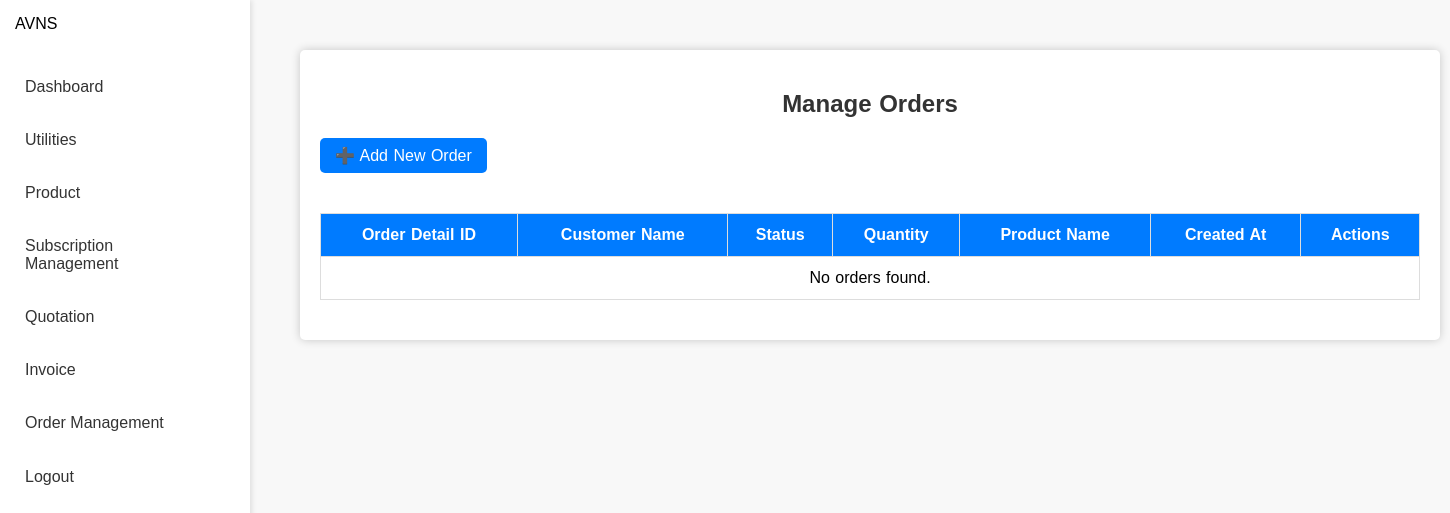
/Sub_Admin/manage_order.php, run on an earlier commit of the app's database.
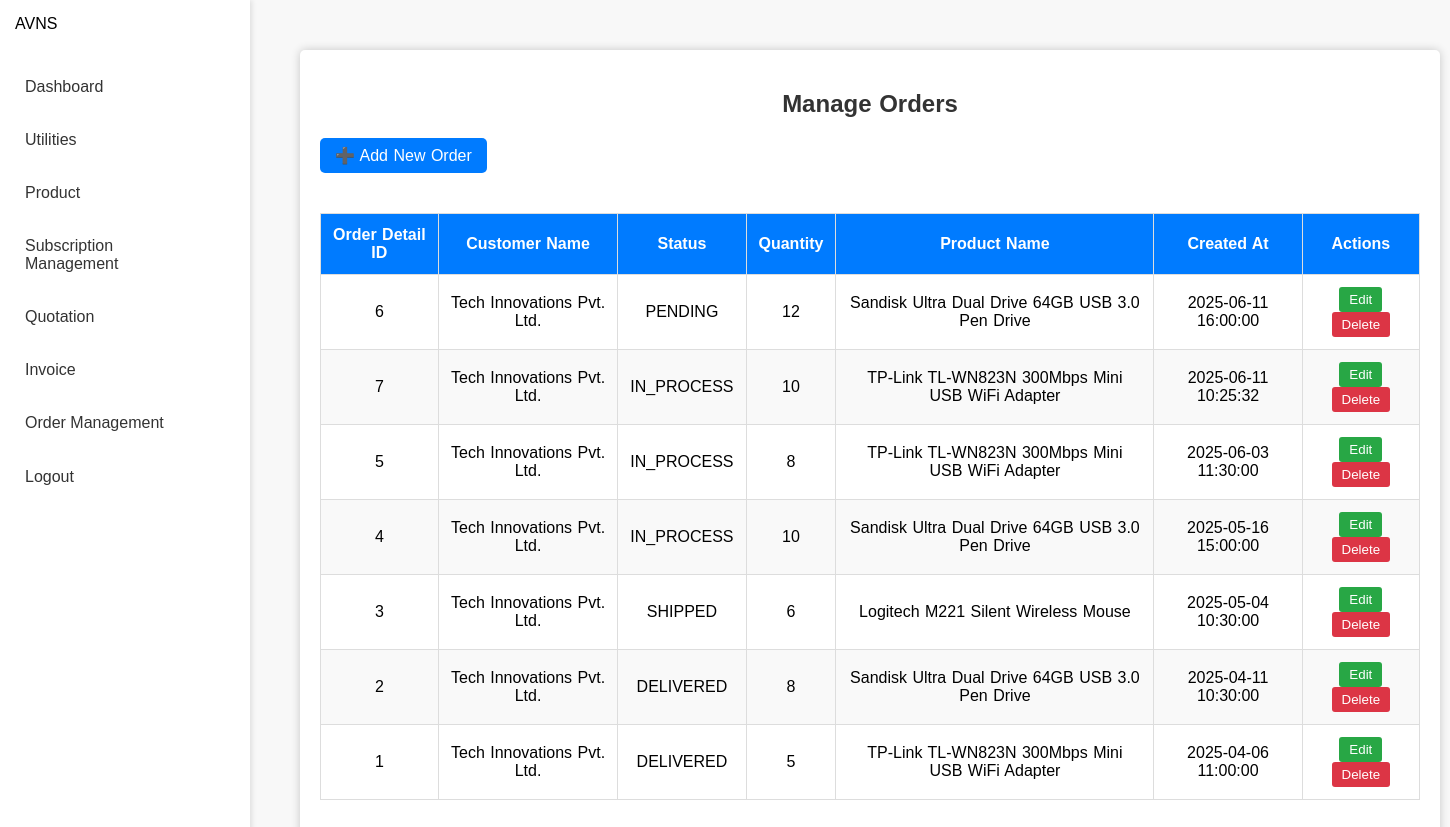
And on a later commit of the database.
### tables this page shows
CREATE TABLE `order_details` (
  `id` int(11) NOT NULL,
  `customerId` int(11) NOT NULL,
  `status` enum('PENDING','IN_PROCESS','SHIPPED','DELIVERED') NOT NULL,
  `createdAt` datetime DEFAULT current_timestamp(),
  `updatedAt` datetime DEFAULT NULL ON UPDATE current_timestamp(),
  `productId` int(11) DEFAULT NULL,
  `quantity` int(11) DEFAULT NULL,
  `custom_product_name` varchar(255) DEFAULT NULL,
  `payment_status` enum('pending','paid','failed') DEFAULT 'pending',
  `razorpay_order_id` varchar(255) DEFAULT NULL,
  `razorpay_payment_id` varchar(255) DEFAULT NULL,
  `razorpay_signature` varchar(255) DEFAULT NULL,
  `amount` decimal(10,2) DEFAULT NULL
);

CREATE TABLE `customerdistributor` (
  `id` int(11) NOT NULL,
  `companyName` varchar(255) NOT NULL,
  `mailId` varchar(255) NOT NULL,
  `gstType` enum('REGISTERED','UNREGISTERED') NOT NULL,
  `gstNo` varchar(50) DEFAULT NULL,
  `size` enum('SMALL','MEDIUM','LARGE') NOT NULL,
  `address` varchar(255) NOT NULL,
  `itAdmin` varchar(255) NOT NULL,
  `purchase` varchar(255) NOT NULL,
  `ownerName` varchar(255) NOT NULL,
  `mobileNo` varchar(20) NOT NULL,
  `image` varchar(255) DEFAULT NULL,
  `createdAt` datetime DEFAULT current_timestamp(),
  `updatedAt` datetime DEFAULT NULL ON UPDATE current_timestamp(),
  `password` varchar(255) NOT NULL,
  `sectorId` int(11) NOT NULL,
  `otp` varchar(6) DEFAULT NULL,
  `otp_expiry` datetime DEFAULT NULL,
  `reset_token` varchar(255) DEFAULT NULL,
  `reset_token_expiry` datetime DEFAULT NULL
);

### Sub_Admin/manage_order.php (the view, shortened to what this page needs)
<?php
$host = 'localhost';
$username = 'root';
$password = '';
$dbname = 'sales_management';
$conn = new mysqli($host, $username, $password, $dbname);
$sql = "SELECT od.id AS orderDetailId, c.companyName AS customerName, od.status, od.createdAt,
               od.quantity, COALESCE(od.custom_product_name, p.name) AS productName
        FROM order_details od
        INNER JOIN customerdistributor c ON od.customerId = c.id
        LEFT JOIN product p ON od.productId = p.id
        ORDER BY od.createdAt DESC";
$result = $conn->query($sql);
?>
<!DOCTYPE html>
<html lang="en">
<head>
    <?php include 'navbar.php'; ?>
    <link rel="stylesheet" href="https://unicons.iconscout.com/release/v4.0.0/css/line.css">
    <link rel="stylesheet" href="styles.css">
</head>
<body>
    <div class="container">
        <h2>Manage Orders</h2>
        <a href="add_neworder.php" class="add-btn">➕ Add New Order</a>
        <table>
            <thead>
                <tr>
                    <th>Order Detail ID</th>
                    <th>Customer Name</th>
                    <th>Status</th>
                    <th>Quantity</th>
                    <th>Product Name</th>
                    <th>Created At</th>
                    <th>Actions</th>
                </tr>
            </thead>
            <tbody>
                <?php
                if ($result && $result->num_rows > 0) {
                    while ($row = $result->fetch_assoc()) {
                        echo "<tr>
                                <td>{$row['orderDetailId']}</td>
                                <td>{$row['customerName']}</td>
                                <td>{$row['status']}</td>
                                <td>{$row['quantity']}</td>
                                <td>{$row['productName']}</td>
                                <td>{$row['createdAt']}</td>
                                <td>
                                    <button class='action-btn edit-btn' onclick=\"editOrder({$row['orderDetailId']})\">Edit</button>
                                    <button class='action-btn delete-btn' onclick=\"deleteOrder({$row['orderDetailId']})\">Delete</button>
                                </td>
                              </tr>";
                    }
                } else {
                    echo "<tr><td colspan='7'>No orders found.</td></tr>";
                }
                ?>
            </tbody>
        </table>
    </div>
</body>
</html>

What changed in the data, as far as the page shows it:
added order_details: id "6", customerdistributor.companyName "Tech Innovations Pvt. Ltd.", status "PENDING", quantity "12", productName "Sandisk Ultra Dual Drive 64GB USB 3.0 Pen Drive", createdAt "2025-06-11 16:00:00"
added order_details: id "7", customerdistributor.companyName "Tech Innovations Pvt. Ltd.", status "IN_PROCESS", quantity "10", productName "TP-Link TL-WN823N 300Mbps Mini USB WiFi Adapter", createdAt "2025-06-11 10:25:32"
added order_details: id "5", customerdistributor.companyName "Tech Innovations Pvt. Ltd.", status "IN_PROCESS", quantity "8", productName "TP-Link TL-WN823N 300Mbps Mini USB WiFi Adapter", createdAt "2025-06-03 11:30:00"
added order_details: id "4", customerdistributor.companyName "Tech Innovations Pvt. Ltd.", status "IN_PROCESS", quantity "10", productName "Sandisk Ultra Dual Drive 64GB USB 3.0 Pen Drive", createdAt "2025-05-16 15:00:00"
added order_details: id "3", customerdistributor.companyName "Tech Innovations Pvt. Ltd.", status "SHIPPED", quantity "6", productName "Logitech M221 Silent Wireless Mouse", createdAt "2025-05-04 10:30:00"
added order_details: id "2", customerdistributor.companyName "Tech Innovations Pvt. Ltd.", status "DELIVERED", quantity "8", productName "Sandisk Ultra Dual Drive 64GB USB 3.0 Pen Drive", createdAt "2025-04-11 10:30:00"
added order_details: id "1", customerdistributor.companyName "Tech Innovations Pvt. Ltd.", status "DELIVERED", quantity "5", productName "TP-Link TL-WN823N 300Mbps Mini USB WiFi Adapter", createdAt "2025-04-06 11:00:00"
Also different on the page:
text no longer shown: "No orders found."
